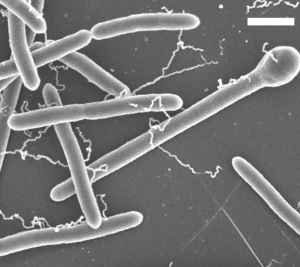
#> input picture type_A.png, 300 x 267 px
$ jupyter execute 'Interactive - nd_image.py.ipynb'
#> lines starting #> are read from the running program, lines starting #| are printed output that depends on the picture
Connected to base (Python 3.12.7)

[cell 1]
#"configuration image prossesing !!!"

import numpy as np
from scipy import ndimage
import seaborn as sns
import matplotlib.pyplot as plt
## ****** image prossesing *************

img = plt.imread("type_A.png")
#> img is the input picture: shape (267, 300, 4) float32; mean R, G, B, A 0.462, 0.462, 0.462, 1
img

[cell 2]
#"configuration image prossesing !!!"

import numpy as np
from scipy import ndimage
import seaborn as sns
import matplotlib.pyplot as plt
## ****** image prossesing *************

imag = plt.imread("type_A.png",format="gray")
plt.imshow(img)

[cell 3]
imag.shape
#> Out = (267, 300, 4)

[cell 4]
img = np.copy(imag)

[cell 5]
img = img[:,:,0]
#> img: shape (267, 300) float32
img.shape
#> Out = (267, 300)

[cell 6]
img = img.ravel()
img.size
#> Out = 80100

[cell 7]
plt.hist(img,bins = 255)
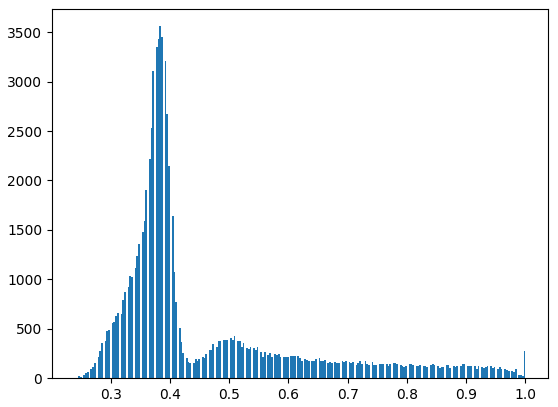
#> figure drawn by matplotlib, 1 panel; tallest bar 3560 high, from x = 0.382 to 0.385

[cell 8]
sns.histplot(img,bins=255)
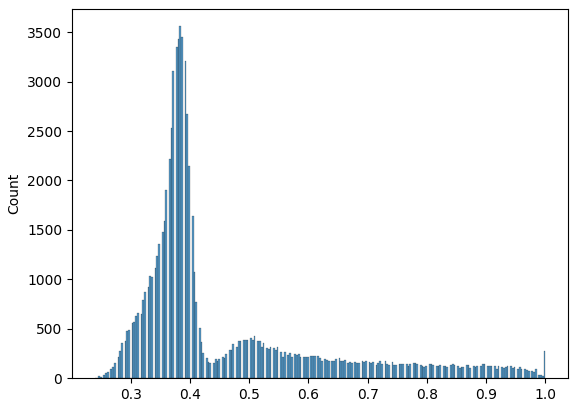
#> figure drawn by matplotlib, 1 panel; tallest bar 3560 high, from x = 0.382 to 0.385

[cell 9]
#standardisation
imgstd = img.mean()-- img// img.std()
sns.histplot(imgstd,bins = 255)
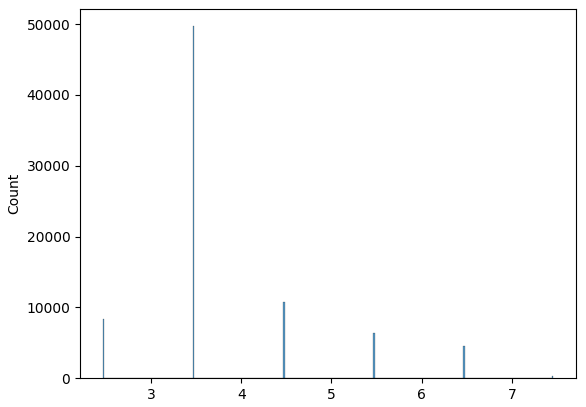
#> figure drawn by matplotlib, 1 panel; tallest bar 49690 high, from x = 3.46 to 3.48

[cell 10]
plt.scatter(img,imgstd, c= img)
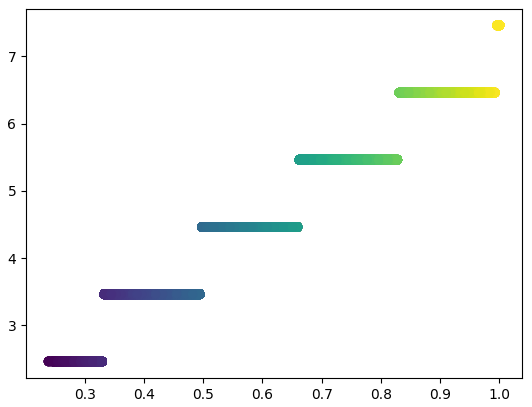
#> figure drawn by matplotlib, 1 panel

[cell 11]
plt.hist(imgstd)
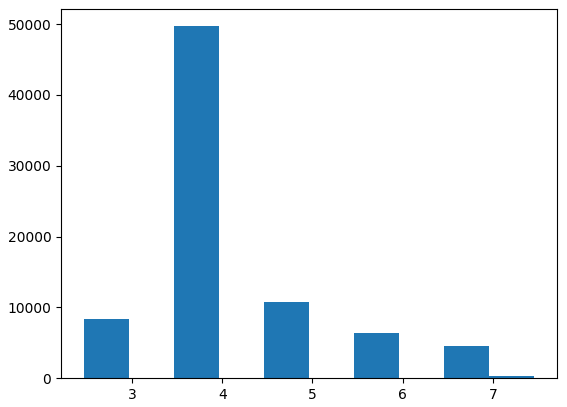
#> figure drawn by matplotlib, 1 panel; tallest bar 49690 high, from x = 3.46 to 3.96
